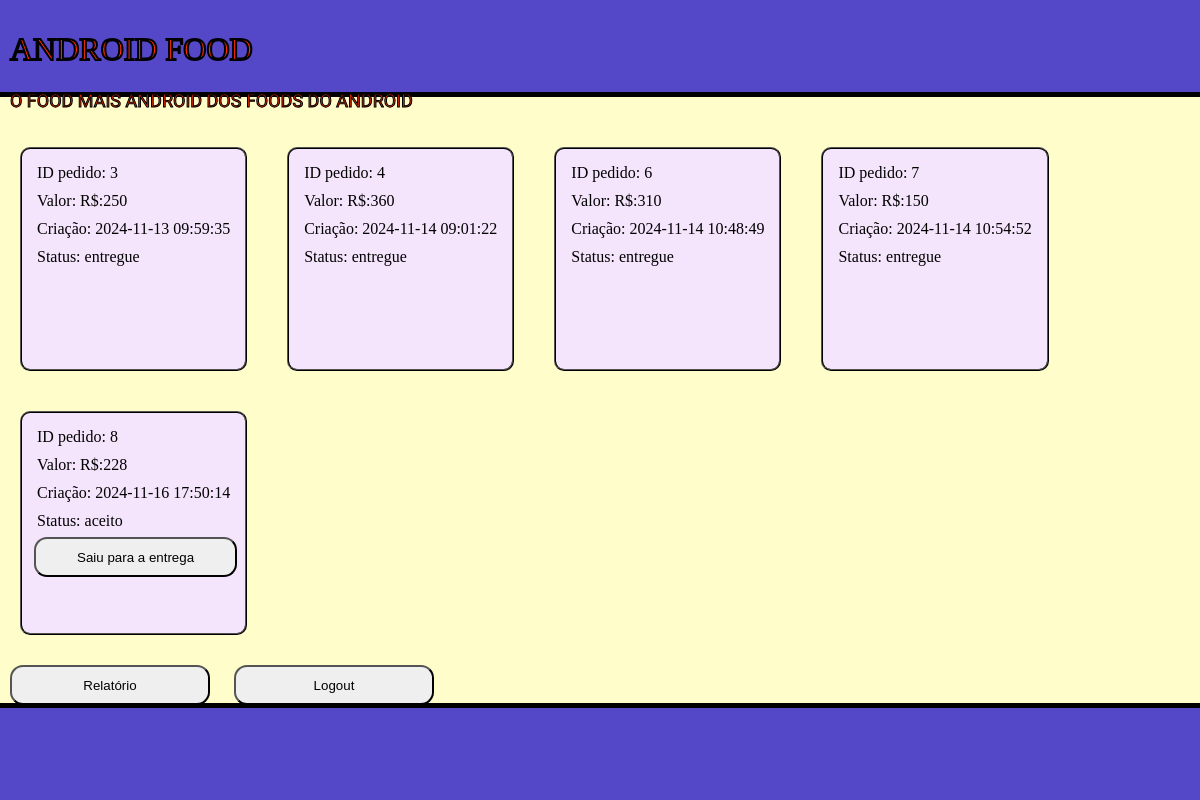
Before: /restaurante (signed in) with the older database file.
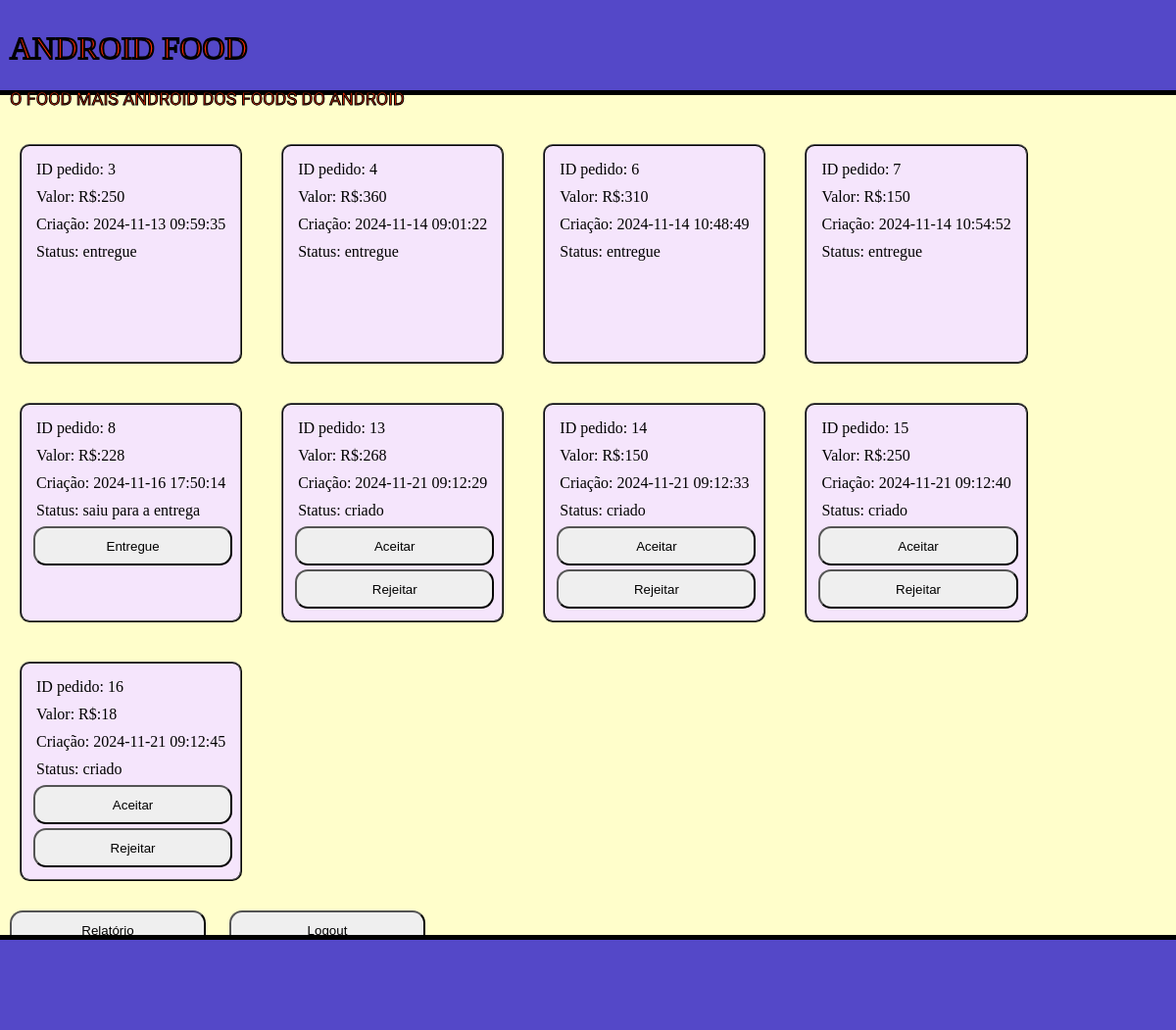
After: the same page with the newer database file.
### tables this page shows
CREATE TABLE venda(
                            pk_venda INTEGER PRIMARY KEY NOT NULL,
                            valor NUMERIC CHECK (valor > 0) NOT NULL,
                            pk_usuario INTEGER REFERENCES usuario NOT NULL,
                            pk_restaurante INTEGER REFERENCES restaurante NOT NULL,
                            criacao DATE DEFAULT(datetime('now', 'localtime')),
                            status VARCHAR(50) DEFAULT "criado"
                            );

### main.py (the view)
@app.route('/restaurante', methods=['GET','POST'])
def restaurante():
    if session.get('login') == None or session['login'] == False:
        session['login'] = False
        return index()
    vendas = database.consulta_pedidos(session['pk'])
    pedidos = []
    for venda in vendas:
        if venda[4] != "cancelado" or venda[4] == "entregue":
            pedido = {
                        "pk": venda[0],
                        "valor": venda[1],
                        "pk_usuario": venda[2],
                        "criacao": venda[3],
                        "status": venda[4]
                    }
            pedidos.append(pedido)
    session['pedidos'] = pedidos
    return render_template("restaurante.jinja",nome = session['nome'],pedidos = session['pedidos'])

### database/database.py (called while the page is built)
    def consulta_pedidos(self,pk_restaurante): # Consulta os pedidos de um restaurante
        sql = f'SELECT pk_venda,valor,pk_usuario,criacao,status FROM venda WHERE pk_restaurante = ?;'
        result = self.conexao.execute(sql,(pk_restaurante,))
        return result.fetchall()

### templates/restaurante.jinja (shortened to what this page needs)
<!DOCTYPE html>
<html lang="pt-BR">
  <head>
    <link rel="stylesheet" href="{{ url_for('static',filename='styles/restaurante.css') }}" >
  </head>
  <body>
    <header class="header">
      <h1>ANDROID FOOD</h1>
      <p>O FOOD MAIS ANDROID DOS FOODS DO ANDROID</p>
    </header>
    {% if pedidos[0] is none %}
      <section class="pedidos">
        <p>Nenhum pedido</p>
      </section>
    {% else %}
      <section class="pedidos">
        {% for pedido in pedidos%}
        <div class="pedido">
          <p class="id">ID pedido: {{ pedido["pk"] }}</p>
          <p class="valor">Valor: R$:{{ pedido["valor"] }}</p>
          <p class="criacao">Criação: {{ pedido["criacao"] }}</p>
          <p class="status">Status: {{ pedido["status"] }}</p>
          {% if pedido["status"] == "criado" %}
           <a href="{{ url_for('aceitar', pk=pedido['pk']) }}"> <button>Aceitar</button></a>
            <a href="{{ url_for('rejeitar', pk=pedido['pk']) }}"><button>Rejeitar</button></a>
          {% elif pedido["status"] == "aceito" %}
            <a href="{{ url_for('entrega', pk=pedido['pk']) }}"><button>Saiu para a entrega</button></a>
          {% elif pedido["status"] == "saiu para a entrega" %}
            <a href="{{ url_for('entregue', pk=pedido['pk']) }}"><button>Entregue</button></a>
          {% endif %}
        </div>
        {% endfor %}
      </section>
    {% endif %}
    <a href="{{ url_for('relatorio') }}"><button class="util-button">Relatório</button></a>
    <a href="{{ url_for('logout') }}"><button class="util-button">Logout</button></a>
    <footer class="footer">
    </footer>
  </body>
</html>

### static/styles/restaurante.css (style rules this page uses)
body { margin: 0; background-color: #fffecb; margin-bottom: 9vh; width: 100%; max-width: 100%; }
.header { width: calc(100% - 20px); height: 9vh; padding: 10px; background-color: #5448c8; margin-bottom: 30px; border-bottom: 5px solid black; max-width: 100%; }
.header h1 { font-family: "Alfa Slab One", serif; font-weight: 400; font-style: normal; color: #ff2e00; -webkit-text-stroke: 2px black; }
.header p { font-family: "Racing Sans One", sans-serif; font-weight: 400; font-style: normal; font-size: large; color: #ff2e00; -webkit-text-stroke: 1px black; }
.pedidos { display: flex; justify-content: flex-start; flex-wrap: wrap; }
.pedido { display: flex; flex-direction: column; border: 2px ridge black; border-radius: 10px; padding: 10px; background-color: #f5e5fc; height: 200px; margin: 20px; }
.pedido p { margin: 5px; }
.pedido button { border-radius: 13px; height: 40px; margin: 2px; width: 100%; }
a { text-decoration: none; }
.util-button { border-radius: 13px; margin: 10px; width: 200px; height: 40px; }
.footer { width: 100%; height: 9vh; background-color: #5448c8; position: fixed; bottom: 0; padding: 10px; margin-top: 30px; border-top: 5px solid black; max-width: 100%; }

Changed rows visible on the page:
changed venda id 8: status "aceito" → "saiu para a entrega"; status "Saiu para a entrega" → "Entregue"
added venda: pk "13", valor "268", criacao "2024-11-21 09:12:29", status "criado"
added venda: pk "14", valor "150", criacao "2024-11-21 09:12:33", status "criado"
added venda: pk "15", valor "250", criacao "2024-11-21 09:12:40", status "criado"
added venda: pk "16", valor "18", criacao "2024-11-21 09:12:45", status "criado"
